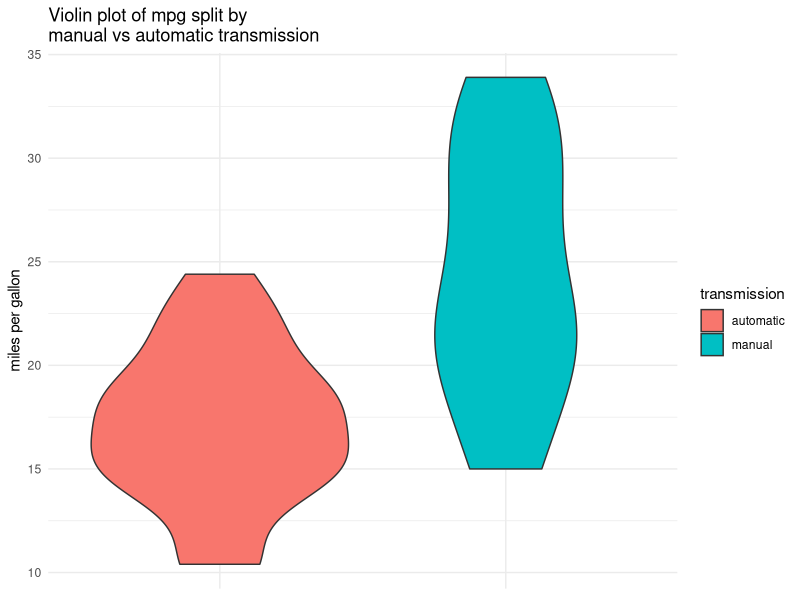

Write R code to recreate this figure. (Note: this script raises an error after producing the figure.)
## ---- chunk 1
knitr::opts_chunk$set(echo = TRUE)
## ---- chunk 2
library("tidyverse")
library("ggplot2")
library("knitr")
## ---- chunk 3
data(mtcars)

mtcars %>%
        ggplot(aes(x = factor(am),
                   y = mpg,
                   fill = factor(am))) +
        geom_violin() +
        theme_minimal() +
        labs(title = "Violin plot of mpg split by\nmanual vs automatic transmission",
             x = "transmission",
             y = "miles per gallon") +
        scale_fill_discrete(name = "transmission",
                            labels = c("automatic", "manual")) +
        theme(
                axis.title.x = element_blank(),
                axis.text.x = element_blank(),
                axis.ticks.x = element_blank()
        )
## ---- chunk 4
mtcars %>%
        group_by(am) %>%
        summarise(
                mean = mean(mpg) %>% round(digits = 1),
                variance = var(mpg) %>% round(digits = 1)
        ) %>%
        mutate(am = case_when(am == 0 ~ "automatic",
                              am == 1 ~ "manual")) %>%
        rename(transmission = am) %>% 
  kable(caption = "Mean and variance of mpg by mode of transmission")
## ---- chunk 5
t.test(mpg ~ am, data = mtcars)
## ---- chunk 6
fit1 <- glm(am ~ mpg, data = mtcars)

mtcars %>%
  ggplot(aes(y = am,
             x = mpg,
             colour = am)) +
  geom_point() +
  theme_minimal() +
  labs(title = "Plot of transmission by mpg",
       y = "transmission",
       x = "miles per gallon") +
  scale_colour_continuous(name = "transmission",
                          labels = c("automatic", "manual")) +
  # theme(
  #         axis.title.x = element_blank(),
  #         axis.text.x = element_blank(),
  #         axis.ticks.x = element_blank()
  # ) +
  geom_abline(slope = fit1$coefficients[2],
              intercept = fit1$coefficients[1])
